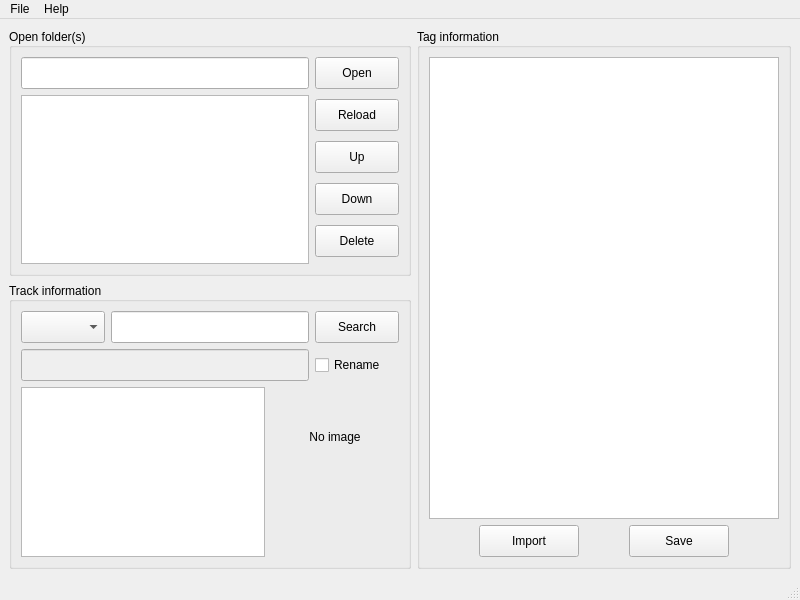
<?xml version="1.0" encoding="UTF-8"?>
<ui version="4.0">
 <class>MainWindow</class>
 <widget class="QMainWindow" name="MainWindow">
  <property name="geometry">
   <rect>
    <x>0</x>
    <y>0</y>
    <width>800</width>
    <height>600</height>
   </rect>
  </property>
  <property name="minimumSize">
   <size>
    <width>800</width>
    <height>600</height>
   </size>
  </property>
  <property name="windowTitle">
   <string>thtagger - weilinfox</string>
  </property>
  <widget class="QWidget" name="centralwidget">
   <layout class="QGridLayout" name="gridLayout">
    <item row="1" column="0">
     <widget class="QGroupBox" name="editGroup">
      <property name="title">
       <string>Track information</string>
      </property>
      <property name="alignment">
       <set>Qt::AlignLeading|Qt::AlignLeft|Qt::AlignVCenter</set>
      </property>
      <layout class="QVBoxLayout" name="verticalLayout">
       <item>
        <layout class="QHBoxLayout" name="horizontalLayout">
         <item>
          <widget class="QComboBox" name="infoSourceCombo">
           <property name="minimumSize">
            <size>
             <width>84</width>
             <height>32</height>
            </size>
           </property>
           <property name="maximumSize">
            <size>
             <width>16777215</width>
             <height>32</height>
            </size>
           </property>
          </widget>
         </item>
         <item>
          <widget class="QLineEdit" name="infoSearchKeyText">
           <property name="minimumSize">
            <size>
             <width>0</width>
             <height>32</height>
            </size>
           </property>
           <property name="maximumSize">
            <size>
             <width>16777215</width>
             <height>32</height>
            </size>
           </property>
          </widget>
         </item>
         <item>
          <widget class="QPushButton" name="infoSearchButton">
           <property name="minimumSize">
            <size>
             <width>84</width>
             <height>32</height>
            </size>
           </property>
           <property name="maximumSize">
            <size>
             <width>16777215</width>
             <height>32</height>
            </size>
           </property>
           <property name="text">
            <string>Search</string>
           </property>
          </widget>
         </item>
        </layout>
       </item>
       <item>
        <layout class="QHBoxLayout" name="horizontalLayout_2">
         <item>
          <widget class="QLineEdit" name="fileRenameText">
           <property name="enabled">
            <bool>false</bool>
           </property>
           <property name="minimumSize">
            <size>
             <width>0</width>
             <height>32</height>
            </size>
           </property>
           <property name="maximumSize">
            <size>
             <width>16777215</width>
             <height>32</height>
            </size>
           </property>
          </widget>
         </item>
         <item>
          <widget class="QCheckBox" name="fileRenameCheck">
           <property name="minimumSize">
            <size>
             <width>84</width>
             <height>32</height>
            </size>
           </property>
           <property name="maximumSize">
            <size>
             <width>16777215</width>
             <height>32</height>
            </size>
           </property>
           <property name="text">
            <string>Rename</string>
           </property>
          </widget>
         </item>
        </layout>
       </item>
       <item>
        <layout class="QGridLayout" name="gridLayout_2">
         <item row="1" column="1">
          <widget class="QLabel" name="albumCoverLable">
           <property name="minimumSize">
            <size>
             <width>128</width>
             <height>0</height>
            </size>
           </property>
           <property name="maximumSize">
            <size>
             <width>16777215</width>
             <height>16777215</height>
            </size>
           </property>
           <property name="text">
            <string/>
           </property>
          </widget>
         </item>
         <item row="0" column="1">
          <widget class="QLabel" name="albumCover">
           <property name="minimumSize">
            <size>
             <width>100</width>
             <height>100</height>
            </size>
           </property>
           <property name="maximumSize">
            <size>
             <width>16777215</width>
             <height>16777215</height>
            </size>
           </property>
           <property name="text">
            <string>No image</string>
           </property>
           <property name="textFormat">
            <enum>Qt::AutoText</enum>
           </property>
           <property name="alignment">
            <set>Qt::AlignCenter</set>
           </property>
          </widget>
         </item>
         <item row="0" column="0" rowspan="2">
          <widget class="QTableView" name="infoTableView"/>
         </item>
        </layout>
       </item>
      </layout>
     </widget>
    </item>
    <item row="0" column="1" rowspan="2">
     <widget class="QGroupBox" name="tagGroup">
      <property name="sizeIncrement">
       <size>
        <width>0</width>
        <height>0</height>
       </size>
      </property>
      <property name="baseSize">
       <size>
        <width>0</width>
        <height>0</height>
       </size>
      </property>
      <property name="title">
       <string>Tag information</string>
      </property>
      <property name="alignment">
       <set>Qt::AlignLeading|Qt::AlignLeft|Qt::AlignVCenter</set>
      </property>
      <layout class="QVBoxLayout" name="verticalLayout_2">
       <item>
        <widget class="QTableView" name="tagTableView">
         <property name="minimumSize">
          <size>
           <width>350</width>
           <height>0</height>
          </size>
         </property>
         <property name="sizeIncrement">
          <size>
           <width>0</width>
           <height>0</height>
          </size>
         </property>
        </widget>
       </item>
       <item>
        <layout class="QHBoxLayout" name="horizontalLayout_5">
         <property name="spacing">
          <number>50</number>
         </property>
         <property name="leftMargin">
          <number>50</number>
         </property>
         <property name="rightMargin">
          <number>50</number>
         </property>
         <item>
          <widget class="QPushButton" name="tagImportButton">
           <property name="minimumSize">
            <size>
             <width>84</width>
             <height>32</height>
            </size>
           </property>
           <property name="maximumSize">
            <size>
             <width>16777215</width>
             <height>32</height>
            </size>
           </property>
           <property name="text">
            <string>Import</string>
           </property>
          </widget>
         </item>
         <item>
          <widget class="QPushButton" name="tagSaveButton">
           <property name="minimumSize">
            <size>
             <width>84</width>
             <height>32</height>
            </size>
           </property>
           <property name="maximumSize">
            <size>
             <width>16777215</width>
             <height>32</height>
            </size>
           </property>
           <property name="layoutDirection">
            <enum>Qt::LeftToRight</enum>
           </property>
           <property name="text">
            <string>Save</string>
           </property>
          </widget>
         </item>
        </layout>
       </item>
      </layout>
     </widget>
    </item>
    <item row="0" column="0">
     <widget class="QGroupBox" name="fileGroup">
      <property name="enabled">
       <bool>true</bool>
      </property>
      <property name="title">
       <string>Open folder(s)</string>
      </property>
      <property name="alignment">
       <set>Qt::AlignLeading|Qt::AlignLeft|Qt::AlignVCenter</set>
      </property>
      <layout class="QVBoxLayout" name="verticalLayout_4">
       <item>
        <layout class="QHBoxLayout" name="horizontalLayout_3">
         <item>
          <widget class="QLineEdit" name="fileSelectText">
           <property name="minimumSize">
            <size>
             <width>0</width>
             <height>32</height>
            </size>
           </property>
           <property name="maximumSize">
            <size>
             <width>16777215</width>
             <height>32</height>
            </size>
           </property>
          </widget>
         </item>
         <item>
          <widget class="QPushButton" name="fileSelectButton">
           <property name="minimumSize">
            <size>
             <width>84</width>
             <height>32</height>
            </size>
           </property>
           <property name="maximumSize">
            <size>
             <width>16777215</width>
             <height>32</height>
            </size>
           </property>
           <property name="text">
            <string>Open</string>
           </property>
          </widget>
         </item>
        </layout>
       </item>
       <item>
        <layout class="QHBoxLayout" name="horizontalLayout_4">
         <item>
          <widget class="QListView" name="fileListView">
           <property name="editTriggers">
            <set>QAbstractItemView::NoEditTriggers</set>
           </property>
           <property name="selectionMode">
            <enum>QAbstractItemView::SingleSelection</enum>
           </property>
           <property name="selectionBehavior">
            <enum>QAbstractItemView::SelectRows</enum>
           </property>
          </widget>
         </item>
         <item>
          <layout class="QVBoxLayout" name="verticalLayout_3">
           <item>
            <widget class="QPushButton" name="fileReloadButton">
             <property name="minimumSize">
              <size>
               <width>84</width>
               <height>32</height>
              </size>
             </property>
             <property name="text">
              <string>Reload</string>
             </property>
            </widget>
           </item>
           <item>
            <widget class="QPushButton" name="fileUpButton">
             <property name="minimumSize">
              <size>
               <width>84</width>
               <height>32</height>
              </size>
             </property>
             <property name="text">
              <string>Up</string>
             </property>
            </widget>
           </item>
           <item>
            <widget class="QPushButton" name="fileDownButton">
             <property name="minimumSize">
              <size>
               <width>84</width>
               <height>32</height>
              </size>
             </property>
             <property name="text">
              <string>Down</string>
             </property>
            </widget>
           </item>
           <item>
            <widget class="QPushButton" name="fileDeleteButton">
             <property name="minimumSize">
              <size>
               <width>84</width>
               <height>32</height>
              </size>
             </property>
             <property name="text">
              <string>Delete</string>
             </property>
            </widget>
           </item>
          </layout>
         </item>
        </layout>
       </item>
      </layout>
     </widget>
    </item>
   </layout>
  </widget>
  <widget class="QMenuBar" name="menubar">
   <property name="geometry">
    <rect>
     <x>0</x>
     <y>0</y>
     <width>800</width>
     <height>30</height>
    </rect>
   </property>
   <widget class="QMenu" name="menuHelp">
    <property name="title">
     <string>Help</string>
    </property>
    <addaction name="actionAbout"/>
   </widget>
   <widget class="QMenu" name="menuFile">
    <property name="title">
     <string>File</string>
    </property>
    <addaction name="actionOpen"/>
    <addaction name="separator"/>
    <addaction name="actionJsonTemplate"/>
    <addaction name="separator"/>
    <addaction name="actionSave"/>
    <addaction name="actionQuit"/>
   </widget>
   <addaction name="menuFile"/>
   <addaction name="menuHelp"/>
  </widget>
  <widget class="QStatusBar" name="statusbar"/>
  <action name="actionAbout">
   <property name="text">
    <string>About</string>
   </property>
  </action>
  <action name="actionTHB_Wiki">
   <property name="text">
    <string>THB Wiki</string>
   </property>
  </action>
  <action name="actionOpen">
   <property name="text">
    <string>Open folder(s)</string>
   </property>
  </action>
  <action name="actionJsonTemplate">
   <property name="text">
    <string>Json template</string>
   </property>
  </action>
  <action name="actionSave">
   <property name="text">
    <string>Save</string>
   </property>
  </action>
  <action name="actionQuit">
   <property name="text">
    <string>Quit</string>
   </property>
  </action>
 </widget>
 <resources/>
 <connections/>
</ui>
